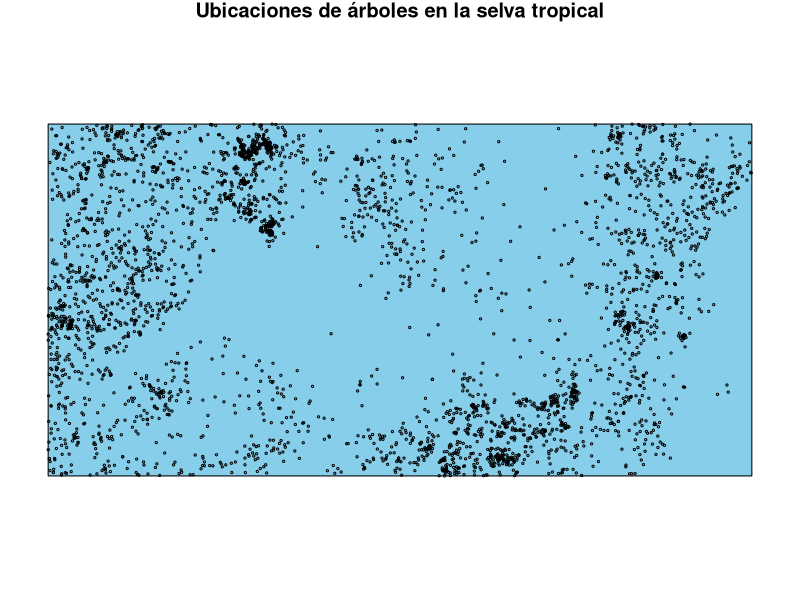
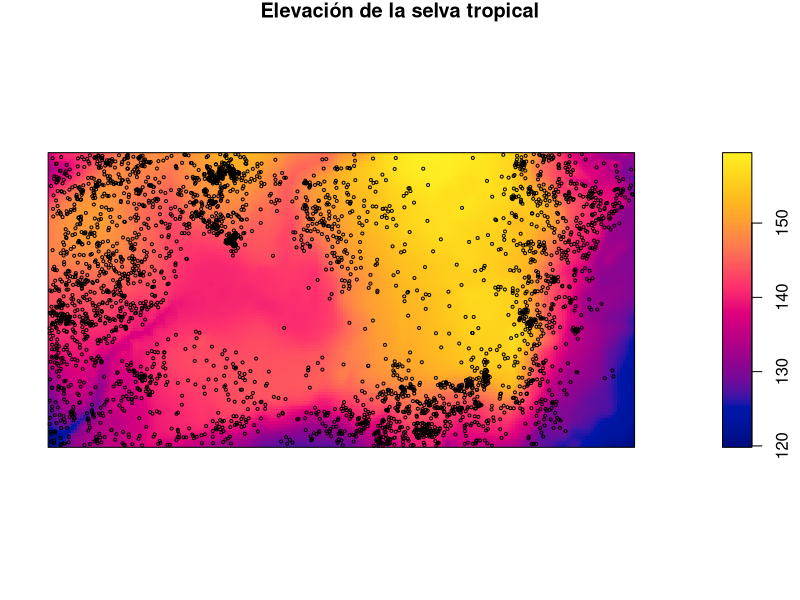
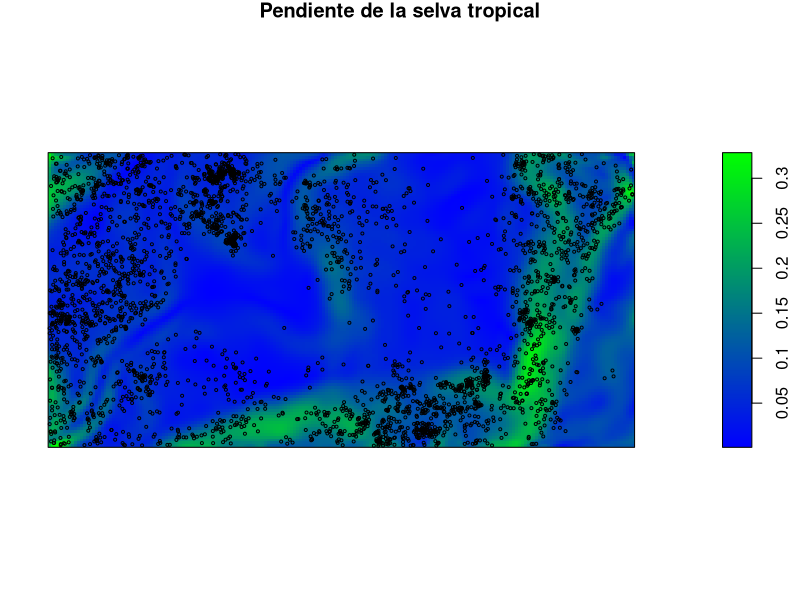
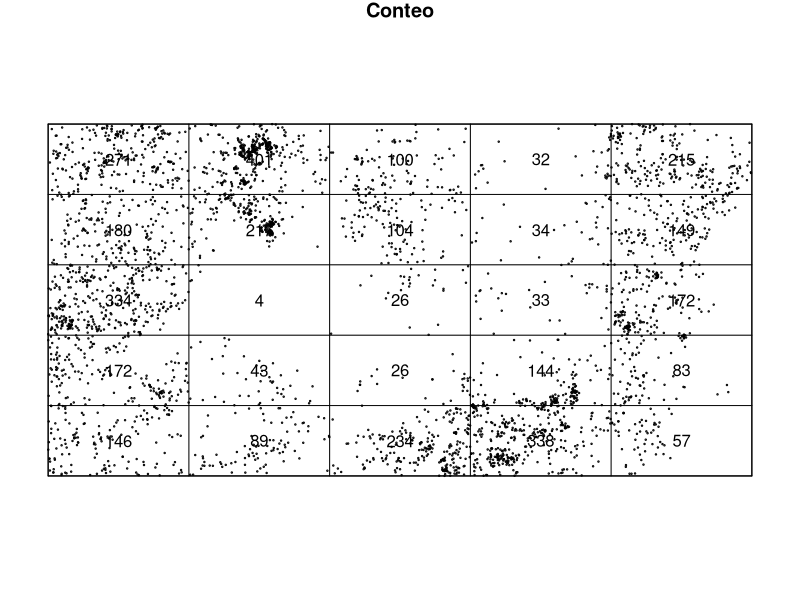
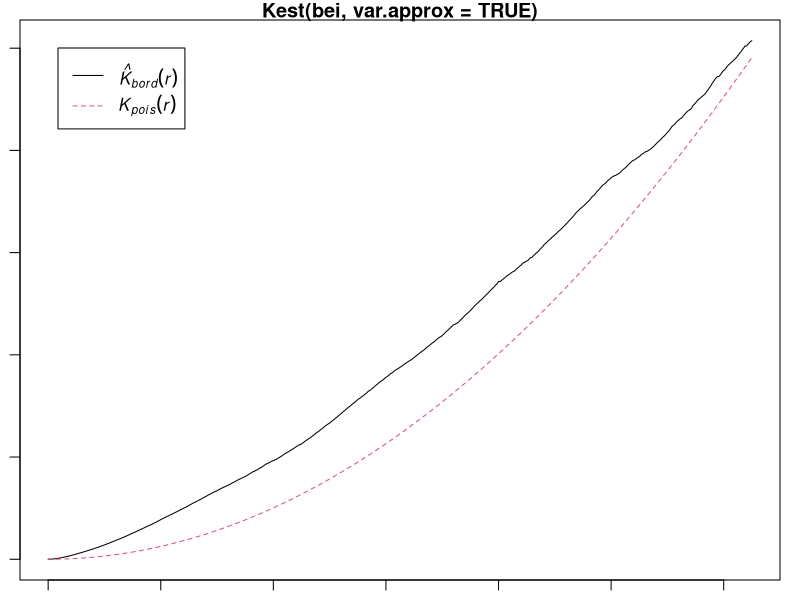
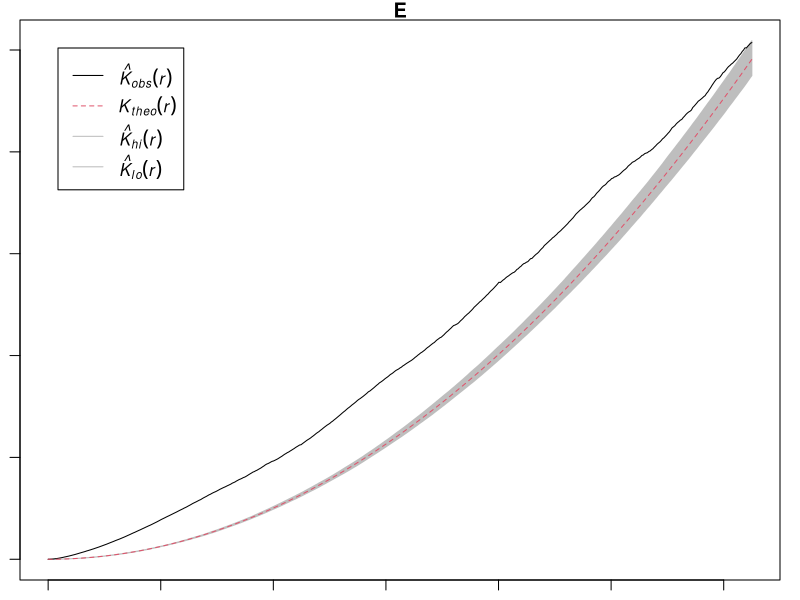
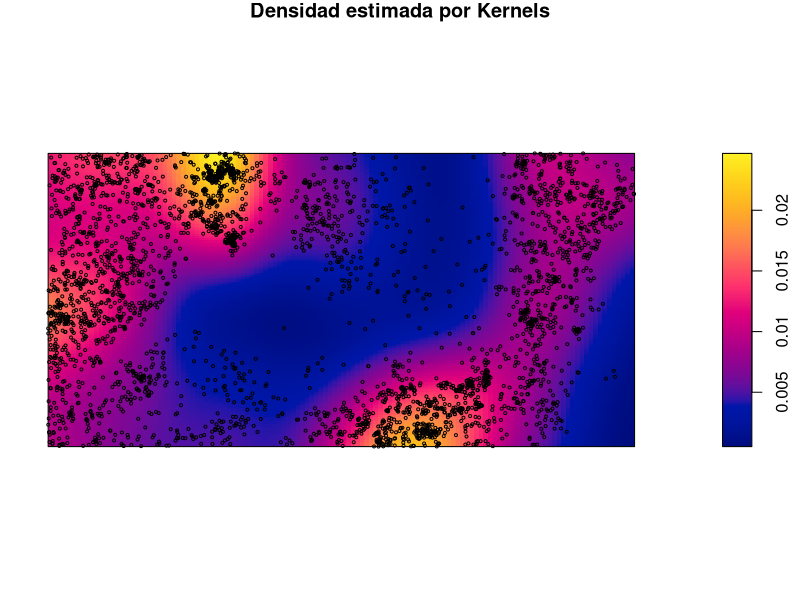

R code for these plots, in order:
#=========================================
# Curso: Estadística Espacial
# Tema : Procesos Puntuales
# Autor: Oscar Cutipa Luque
#=========================================
# Cargar Librerías
library(spatstat)
# Data a utilizar
bei

par(mar = c(1, 1, 1, 1))
plot(bei$window, main = "Ubicaciones de árboles en la selva tropical", col = "skyblue")
plot(bei, cex = 0.3,col = "black",alpha = 0.5, main = "Ubicaciones de árboles en la selva tropical",add = TRUE)

# Covariable espacial elevación
plot(bei.extra$elev, main = "Elevación de la selva tropical")
plot(bei, cex = 0.4,alpha = 0.2, add = TRUE, col = "black")

# Covariable espacial Grad
plot(bei.extra$grad, main ="Pendiente de la selva tropical",col = colorRampPalette(c("blue", "green")))
plot(bei, cex = 0.4,alpha = 0.2, add = TRUE, col = "black")

# Conteo de cuadrante
CD = quadratcount(bei)
quadrat.test(CD)
# Prueba chi cuadrado
quadrat.test(bei)
plot(CD, main = "Conteo", col = "black", main = "Conteo de cuadrantes")
plot(bei,add = TRUE,cex = 0.2, col = "black")
# Función 
K.bei = Kest(bei)
plot(Kest(bei, var.approx = TRUE))
E <- envelope(bei, Kest, nsim = 50, correction = 'border')
plot(E)

# Intensidad por kernels
Den.pp = density(bei)
plot(Den.pp, main = "Densidad estimada por Kernels")
plot(bei, cex = 0.4,alpha = 0.2, add = TRUE, col = "black")
# Modelo
attach(bei.extra)
# Primer modelo
Model1 = ppm(bei ~ elev)
Model2 = ppm(bei ~ grad)
Model3 = ppm(bei ~ grad + elev)

AIC(Model1)
AIC(Model2)
AIC(Model3)
as.numeric(logLik(Model1))
logLik(Model2)
logLik(Model3)

D = data.frame(Modelo1 = c(AIC(Model1),as.numeric(logLik(Model1))),
               Modelo2 = c(AIC(Model2),as.numeric(logLik(Model2))),
               Modelo3 = c(AIC(Model3),as.numeric(logLik(Model3))))
rownames(D) = c("AIC","LogLikelihood")
library(kableExtra)
kbl(D)
D %>%
  kbl(caption = "Indicadores del Modelo") %>%
  kable_classic(full_width = F, html_font = "Cambria")
